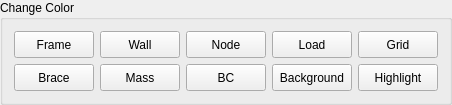
           <widget class="QGroupBox" name="groupBox_3">
            <property name="title">
             <string>Change Color</string>
            </property>
            <layout class="QVBoxLayout" name="verticalLayout_2">
             <item>
              <layout class="QGridLayout" name="gridLayout_10">
               <item row="0" column="0">
                <widget class="QPushButton" name="set_color_frame">
                 <property name="minimumSize">
                  <size>
                   <width>70</width>
                   <height>27</height>
                  </size>
                 </property>
                 <property name="maximumSize">
                  <size>
                   <width>90</width>
                   <height>30</height>
                  </size>
                 </property>
                 <property name="text">
                  <string>Frame</string>
                 </property>
                </widget>
               </item>
               <item row="0" column="1">
                <widget class="QPushButton" name="set_color_wall">
                 <property name="minimumSize">
                  <size>
                   <width>70</width>
                   <height>27</height>
                  </size>
                 </property>
                 <property name="maximumSize">
                  <size>
                   <width>90</width>
                   <height>30</height>
                  </size>
                 </property>
                 <property name="text">
                  <string>Wall</string>
                 </property>
                </widget>
               </item>
               <item row="0" column="2">
                <widget class="QPushButton" name="set_color_node">
                 <property name="minimumSize">
                  <size>
                   <width>70</width>
                   <height>27</height>
                  </size>
                 </property>
                 <property name="maximumSize">
                  <size>
                   <width>90</width>
                   <height>30</height>
                  </size>
                 </property>
                 <property name="text">
                  <string>Node</string>
                 </property>
                </widget>
               </item>
               <item row="0" column="3">
                <widget class="QPushButton" name="set_color_load">
                 <property name="minimumSize">
                  <size>
                   <width>70</width>
                   <height>27</height>
                  </size>
                 </property>
                 <property name="maximumSize">
                  <size>
                   <width>90</width>
                   <height>30</height>
                  </size>
                 </property>
                 <property name="text">
                  <string>Load</string>
                 </property>
                </widget>
               </item>
               <item row="0" column="4">
                <widget class="QPushButton" name="set_color_grid">
                 <property name="minimumSize">
                  <size>
                   <width>70</width>
                   <height>27</height>
                  </size>
                 </property>
                 <property name="maximumSize">
                  <size>
                   <width>90</width>
                   <height>30</height>
                  </size>
                 </property>
                 <property name="text">
                  <string>Grid</string>
                 </property>
                </widget>
               </item>
               <item row="1" column="0">
                <widget class="QPushButton" name="set_color_truss">
                 <property name="minimumSize">
                  <size>
                   <width>70</width>
                   <height>27</height>
                  </size>
                 </property>
                 <property name="maximumSize">
                  <size>
                   <width>90</width>
                   <height>30</height>
                  </size>
                 </property>
                 <property name="text">
                  <string>Brace</string>
                 </property>
                </widget>
               </item>
               <item row="1" column="1">
                <widget class="QPushButton" name="set_color_mass">
                 <property name="minimumSize">
                  <size>
                   <width>70</width>
                   <height>27</height>
                  </size>
                 </property>
                 <property name="maximumSize">
                  <size>
                   <width>90</width>
                   <height>30</height>
                  </size>
                 </property>
                 <property name="text">
                  <string>Mass</string>
                 </property>
                </widget>
               </item>
               <item row="1" column="2">
                <widget class="QPushButton" name="set_color_bc">
                 <property name="minimumSize">
                  <size>
                   <width>70</width>
                   <height>27</height>
                  </size>
                 </property>
                 <property name="maximumSize">
                  <size>
                   <width>90</width>
                   <height>30</height>
                  </size>
                 </property>
                 <property name="text">
                  <string>BC</string>
                 </property>
                </widget>
               </item>
               <item row="1" column="3">
                <widget class="QPushButton" name="set_color_background">
                 <property name="minimumSize">
                  <size>
                   <width>70</width>
                   <height>27</height>
                  </size>
                 </property>
                 <property name="maximumSize">
                  <size>
                   <width>90</width>
                   <height>30</height>
                  </size>
                 </property>
                 <property name="text">
                  <string>Background</string>
                 </property>
                </widget>
               </item>
               <item row="1" column="4">
                <widget class="QPushButton" name="set_color_highlight">
                 <property name="minimumSize">
                  <size>
                   <width>70</width>
                   <height>27</height>
                  </size>
                 </property>
                 <property name="maximumSize">
                  <size>
                   <width>90</width>
                   <height>30</height>
                  </size>
                 </property>
                 <property name="text">
                  <string>Highlight</string>
                 </property>
                </widget>
               </item>
              </layout>
             </item>
            </layout>
           </widget>
